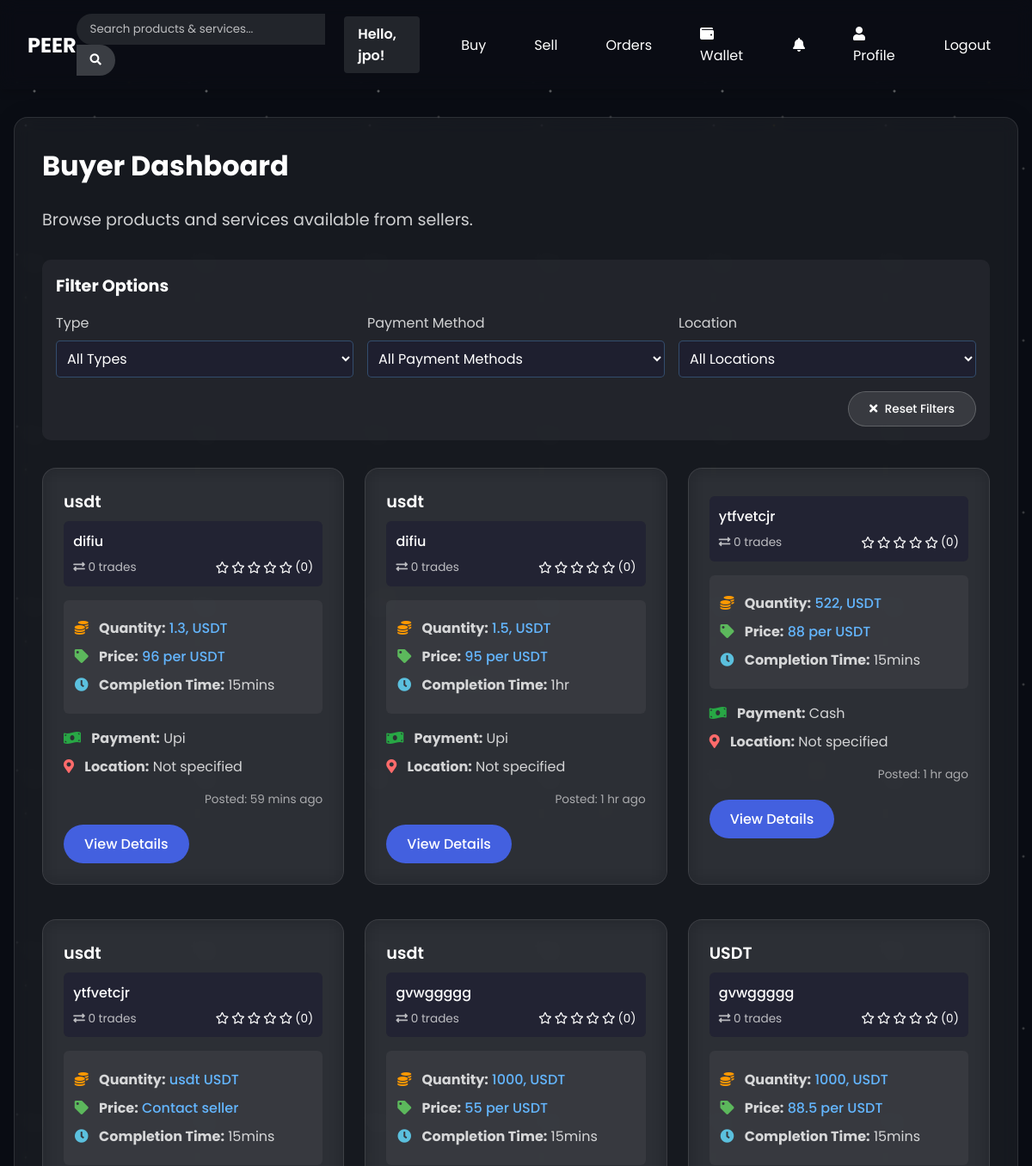
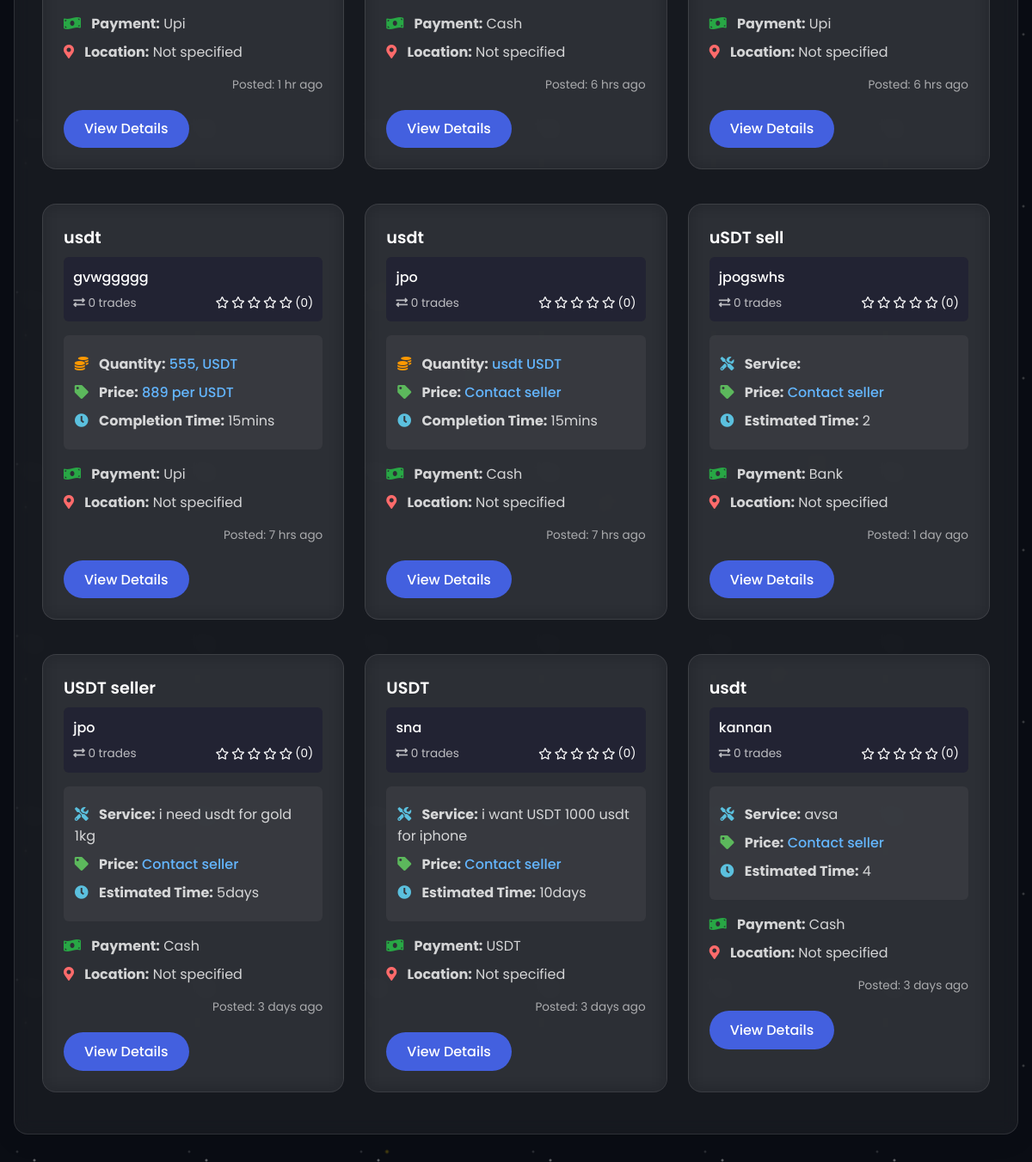
The app's page /buyer (signed in) with its own data (2 pictures, top to bottom).
### app.py (models this page shows)
class User(db.Model):
    id = db.Column(db.Integer, primary_key=True)
    username = db.Column(db.String(50), unique=True, nullable=False)
    email = db.Column(db.String(100), unique=True, nullable=False)
    password_hash = db.Column(db.String(256), nullable=False)
    created_at = db.Column(db.DateTime, default=datetime.utcnow)
    is_verified = db.Column(db.Boolean, default=False)  # KYC verification status
    verification_date = db.Column(db.DateTime, nullable=True)  # When the user was verified
    reputation_score = db.Column(db.Float, default=0.0)  # User reputation score
    phone_number = db.Column(db.String(20), nullable=True)  # User phone number
    dob = db.Column(db.Date, nullable=True)  # Date of birth
    location = db.Column(db.String(100), nullable=True)  # User's location/country
    posts = db.relationship('Post', backref='seller', lazy=True)
    orders = db.relationship('Order', backref='buyer', lazy=True)

class Post(db.Model):
    id = db.Column(db.Integer, primary_key=True)
    title = db.Column(db.String(100), nullable=False)
    description = db.Column(db.Text, nullable=True)
    post_type = db.Column(db.String(20), nullable=False)  # 'product' or 'service'
    payment_method = db.Column(db.String(50), nullable=False)
    custom_payment = db.Column(db.String(100), nullable=True)
    timeline_options = db.Column(db.String(200), nullable=False)  # Comma-separated options
    seller_id = db.Column(db.Integer, db.ForeignKey('user.id'), nullable=False)
    created_at = db.Column(db.DateTime, default=datetime.utcnow)
    is_boosted = db.Column(db.Boolean, default=False)  # Whether the post is boosted
    boost_expires_at = db.Column(db.DateTime, nullable=True)  # When the boost expires
    is_draft = db.Column(db.Boolean, default=False)  # Whether the post is a draft
    orders = db.relationship('Order', backref='post', lazy=True)

### app.py (the view)
@app.route('/buyer')
def buyer_dashboard():
    if 'user_id' not in session:
        return redirect(url_for('login'))
    post_type = request.args.get('post_type')
    payment_method = request.args.get('payment_method')
    search_query = request.args.get('search', '')
    try:
        query = Post.query.filter(Post.is_draft == False)
        if post_type and post_type in ['product', 'service']:
            query = query.filter(Post.post_type == post_type)
        if payment_method and payment_method in ['bank', 'cash', 'upi', 'usdt']:
            query = query.filter(Post.payment_method == payment_method)
        if search_query:
            query = query.filter(
                (Post.title.contains(search_query)) |
                (Post.description.contains(search_query))
            )
        current_time = datetime.utcnow()
        all_posts = query.all()
        boosted_posts = []
        normal_posts = []
        for post in all_posts:
            if post.is_boosted and post.boost_expires_at and post.boost_expires_at > current_time:
                boosted_posts.append(post)
            else:
                if post.is_boosted and post.boost_expires_at and post.boost_expires_at <= current_time:
                    post.is_boosted = False
                    post.boost_expires_at = None
                    db.session.commit()
                normal_posts.append(post)
        normal_posts.sort(key=lambda x: x.created_at, reverse=True)
        boosted_posts.sort(key=lambda x: x.created_at, reverse=True)
        posts = boosted_posts + normal_posts
    except Exception as e:
        print(f"Error querying with boost filters: {e}")
        query = Post.query
        if post_type and post_type in ['product', 'service']:
            query = query.filter(Post.post_type == post_type)
        if payment_method and payment_method in ['bank', 'cash', 'upi', 'usdt']:
            query = query.filter(Post.payment_method == payment_method)
        if search_query:
            query = query.filter(
                (Post.title.contains(search_query)) |
                (Post.description.contains(search_query))
            )
        posts = query.order_by(Post.created_at.desc()).all()
        for post in posts:
            post.is_boosted = False
            post.boost_expires_at = None
    return render_template('buyer.html', posts=posts)

### app/templates/buyer.html (shortened to what this page needs)
{% extends "layout.html" %}
{% block content %}
<div class="dashboard-card">
    <h2 class="dashboard-title">Buyer Dashboard</h2>
    <p class="dashboard-subtitle">Browse products and services available from sellers.</p>
    <div class="filter-section" style="margin-bottom: 2rem; padding: 1rem; background-color: rgba(255, 255, 255, 0.05); border-radius: 10px;">
        <h3 style="margin-top: 0; margin-bottom: 1rem; font-size: 1.2rem;">Filter Options</h3>
        <form method="GET" action="{{ url_for('buyer_dashboard') }}" id="filter-form">
            <div style="display: flex; flex-wrap: wrap; gap: 1rem; margin-bottom: 1rem;">
                <div style="flex: 1; min-width: 200px;">
                    <label for="post_type" style="display: block; margin-bottom: 0.5rem; color: rgba(255, 255, 255, 0.8);">Type</label>
                    <select id="post_type" name="post_type" class="form-control" onchange="document.getElementById('filter-form').submit()">
                        <option value="">All Types</option>
                    </select>
                </div>
                <div style="flex: 1; min-width: 200px;">
                    <label for="payment_method" style="display: block; margin-bottom: 0.5rem; color: rgba(255, 255, 255, 0.8);">Payment Method</label>
                    <select id="payment_method" name="payment_method" class="form-control" onchange="document.getElementById('filter-form').submit()">
                        <option value="">All Payment Methods</option>
                    </select>
                </div>
                <div style="flex: 1; min-width: 200px;">
                    <label for="location" style="display: block; margin-bottom: 0.5rem; color: rgba(255, 255, 255, 0.8);">Location</label>
                    <select id="location" name="location" class="form-control" onchange="document.getElementById('filter-form').submit()">
                        <option value="">All Locations</option>
                    </select>
                </div>
            </div>
            <div style="text-align: right;">
                <a href="{{ url_for('buyer_dashboard') }}" class="btn-secondary btn-sm">
                    <i class="fas fa-times" style="margin-right: 0.3rem;"></i> Reset Filters
                </a>
            </div>
        </form>
    </div>
    {% if posts %}
        <div class="grid">
            {% for post in posts %}
                <div class="post-item {% if post.is_boosted %}boosted-post{% endif %}">
                    <h3 class="post-title">{{ post.title }}</h3>
                    <div class="seller-info">
                        <div style="display: flex; align-items: center; margin-bottom: 0.5rem;">
                            <p style="font-weight: 500; margin: 0;">{{ post.seller.username }}</p>
                        </div>
                        <div class="trade-info">
                            <span class="trade-count">
                                <i class="fas fa-exchange-alt"></i>
                                {{ post.seller.reviews_received|length }} trades
                            </span>
                            <span class="rating">
                                {% set avg_rating = post.seller.reviews_received|map(attribute='rating')|sum / post.seller.reviews_received|length if post.seller.reviews_received|length > 0 else 0 %}
                                {% for i in range(5) %}
                                    {% if i < avg_rating|round(0, 'floor') %}
                                        <i class="fas fa-star filled"></i>
                                    {% else %}
                                        <i class="far fa-star"></i>
                                    {% endif %}
                                {% endfor %}
                                ({{ avg_rating|round(1) }})
                            </span>
                        </div>
                    </div>
                    {% if post.post_type == 'usdt' %}
                        <div class="usdt-details">
                            <p class="detail-line">
                                <i class="fas fa-coins" style="margin-right: 0.5rem; color: #FF9900;"></i>
                                <strong>Quantity:</strong> <span class="highlight">
                                    {% if post.usdt_quantity and post.usdt_quantity != "None" and post.usdt_quantity != "null" %}
                                        {{ post.usdt_quantity }} USDT
                                    {% elif post.description and 'quantity' in post.description|string|lower %}
                                        {% set desc = post.description|string %}
                                        {% if desc.split('Quantity:')[1]|default('') %}
                                            {{ desc.split('Quantity:')[1].strip().split(' ')[0] }} USDT
                                        {% else %}
                                            {{ post.title }} USDT
                                        {% endif %}
                                    {% elif post.title and ' ' in post.title and post.title.split(' ')[0].isdigit() %}
                                        {{ post.title.split(' ')[0] }} USDT
                                    {% else %}
                                        {{ post.title }} USDT
                                    {% endif %}
                                </span>
                            </p>
                            <p class="detail-line">
                                <i class="fas fa-tag" style="margin-right: 0.5rem; color: #5cb85c;"></i>
                                <strong>Price:</strong> <span class="highlight">
                                    {% if post.usdt_price and post.usdt_price != "None" and post.usdt_price != "null" %}
                                        {{ post.usdt_price }}
                                    {% elif post.price and post.price != "None" and post.price != "null" %}
                                        {{ post.price }}
                                    {% elif post.description and 'price' in post.description|string|lower %}
                                        {% set desc = post.description|string %}
                                        {% if desc.split('Price per USDT:')[1]|default('') %}
                                            {{ desc.split('Price per USDT:')[1].strip().split(' ')[0] }} per USDT
                                        {% else %}
                                            Contact seller
                                        {% endif %}
                                    {% else %}
                                        Contact seller
                                    {% endif %}
                                </span>
                            </p>
                            <p class="detail-line">
                                <i class="fas fa-clock" style="margin-right: 0.5rem; color: #5bc0de;"></i>
                                <strong>Completion Time:</strong> {{ post.timeline_options }}
                            </p>
                        </div>
                    {% else %}
                        <div class="service-details">
                            <p class="detail-line">
                                <i class="fas fa-tools" style="margin-right: 0.5rem; color: #5bc0de;"></i>
                                <strong>Service:</strong> {{ post.description|truncate(50) }}
                            </p>
                            <p class="detail-line">
                                <i class="fas fa-tag" style="margin-right: 0.5rem; color: #5cb85c;"></i>
                                <strong>Price:</strong> <span class="highlight">
                                    {% if post.price and post.price != "None" and post.price != "null" %}
                                        {{ post.price }}
                                    {% elif post.service_price and post.service_price != "None" and post.service_price != "null" %}
                                        {{ post.service_price }}
                                    {% else %}
                                        Contact seller
                                    {% endif %}
                                </span>
                            </p>
                            <p class="detail-line">
                                <i class="fas fa-clock" style="margin-right: 0.5rem; color: #5bc0de;"></i>
                                <strong>Estimated Time:</strong> {{ post.timeline_options }}
                            </p>
                        </div>
                    {% endif %}
                    <p class="detail-line">
                        <i class="fas fa-money-bill-wave" style="margin-right: 0.5rem; color: #28a745;"></i>
                        <strong>Payment:</strong>
                        {% if post.payment_method == 'other' %}
                            {{ post.custom_payment }}
                        {% else %}
                            {{ post.payment_method.capitalize() }}
                        {% endif %}
                    </p>
                    <p class="detail-line">
                        <i class="fas fa-map-marker-alt" style="margin-right: 0.5rem; color: #ff6b6b;"></i>
                        <strong>Location:</strong> {{ post.location or 'Not specified' }}
                    </p>
                    <p class="post-date" data-timestamp="{{ post.created_at.timestamp() }}">Posted: {{ post.created_at.strftime('%Y-%m-%d %H:%M') }}</p>
                    <div class="action-buttons">
                        <a href="{{ url_for('post_detail', post_id=post.id) }}" class="btn-view-details">View Details</a>
                    </div>
                </div>
            {% endfor %}
        </div>
    {% endif %}
</div>
{% endblock %}

### app/templates/layout.html (shortened to what this page needs)
<!DOCTYPE html>
<html lang="en">
<head>
    <link rel="stylesheet" href="{{ url_for('static', filename='css/style.css') }}">
    <link rel="stylesheet" href="https://cdnjs.cloudflare.com/ajax/libs/font-awesome/5.15.3/css/all.min.css">
</head>
<body {% if 'user_id' in session %}data-user-id="{{ session['user_id'] }}"{% endif %}>
    <div class="absolute inset-0 overflow-hidden" style="z-index: -10; position: fixed;">
        <div class="stars-bg"></div>
    </div>
    <div class="particles-container" style="z-index: -5; position: fixed;"></div>
    <nav class="navbar">
        <a href="{{ url_for('index') }}" class="logo">PEER</a>
        <div class="search-box">
            <form action="{{ url_for('search') }}" method="get" id="search-form">
                <input type="text" name="query" id="search-input" placeholder="Search products & services...">
                <button type="submit"><i class="fas fa-search"></i></button>
            </form>
        </div>
        <div class="nav-links">
            {% if 'user_id' in session %}
                {% if current_user %}
                <span class="user-greeting">Hello, {{ current_user.username }}!</span>
                {% endif %}
                <a href="{{ url_for('buyer_dashboard') }}">Buy</a>
                <a href="{{ url_for('seller_dashboard') }}">Sell</a>
                <a href="{{ url_for('order_history') }}">Orders</a>
                <a href="{{ url_for('wallet_dashboard') }}"><i class="fas fa-wallet" style="margin-right: 0.5rem;"></i>Wallet</a>
                <a href="{{ url_for('notifications') }}" class="notifications-icon">
                    <i class="fas fa-bell"></i>
                </a>
                <a href="{{ url_for('profile') }}"><i class="fas fa-user" style="margin-right: 0.5rem;"></i>Profile</a>
                <a href="{{ url_for('logout') }}">Logout</a>
            {% else %}
                <a href="{{ url_for('login') }}">Login</a>
                <a href="{{ url_for('signup') }}">Sign Up</a>
            {% endif %}
        </div>
    </nav>
    <div class="container">
        {% block content %}{% endblock %}
    </div>
</body>
</html>

### records on screen
User: username "jpo"
Post: title "usdt", seller.username "difiu", seller.reviews_received|length "0", avg_rating "0", split "1.3,", split "96", timeline_options "15mins", payment_method "Upi", location "Not specified"
Post: title "usdt", seller.username "difiu", seller.reviews_received|length "0", avg_rating "0", split "1.5,", split "95", timeline_options "1hr", payment_method "Upi", location "Not specified"
Post: seller.username "ytfvetcjr", seller.reviews_received|length "0", avg_rating "0", split "522,", split "88", timeline_options "15mins", payment_method "Cash", location "Not specified"
Post: title "usdt", seller.username "ytfvetcjr", seller.reviews_received|length "0", avg_rating "0", description "Contact seller", timeline_options "15mins", payment_method "Upi", location "Not specified"
Post: title "usdt", seller.username "gvwggggg", seller.reviews_received|length "0", avg_rating "0", split "1000,", split "55", timeline_options "15mins", payment_method "Cash", location "Not specified"
Post: title "USDT", seller.username "gvwggggg", seller.reviews_received|length "0", avg_rating "0", split "1000,", split "88.5", timeline_options "15mins", payment_method "Upi", location "Not specified"
Post: title "usdt", seller.username "gvwggggg", seller.reviews_received|length "0", avg_rating "0", split "555,", split "889", timeline_options "15mins", payment_method "Upi", location "Not specified"
Post: title "usdt", seller.username "jpo", seller.reviews_received|length "0", avg_rating "0", description "Contact seller", timeline_options "15mins", payment_method "Cash", location "Not specified"
Post: title "uSDT sell", seller.username "jpogswhs", seller.reviews_received|length "0", avg_rating "0", shows "Contact seller", timeline_options "2", payment_method "Bank", location "Not specified"
Post: title "USDT seller", seller.username "jpo", seller.reviews_received|length "0", avg_rating "0", description "i need usdt for gold 1kg", shows "Contact seller", timeline_options "5days", payment_method "Cash", location "Not specified"
Post: title "USDT", seller.username "sna", seller.reviews_received|length "0", avg_rating "0", description "i want USDT 1000 usdt for iphone", shows "Contact seller", timeline_options "10days", custom_payment "USDT", location "Not specified"
Post: title "usdt", seller.username "kannan", seller.reviews_received|length "0", avg_rating "0", description "avsa", shows "Contact seller", timeline_options "4", payment_method "Cash", location "Not specified"
